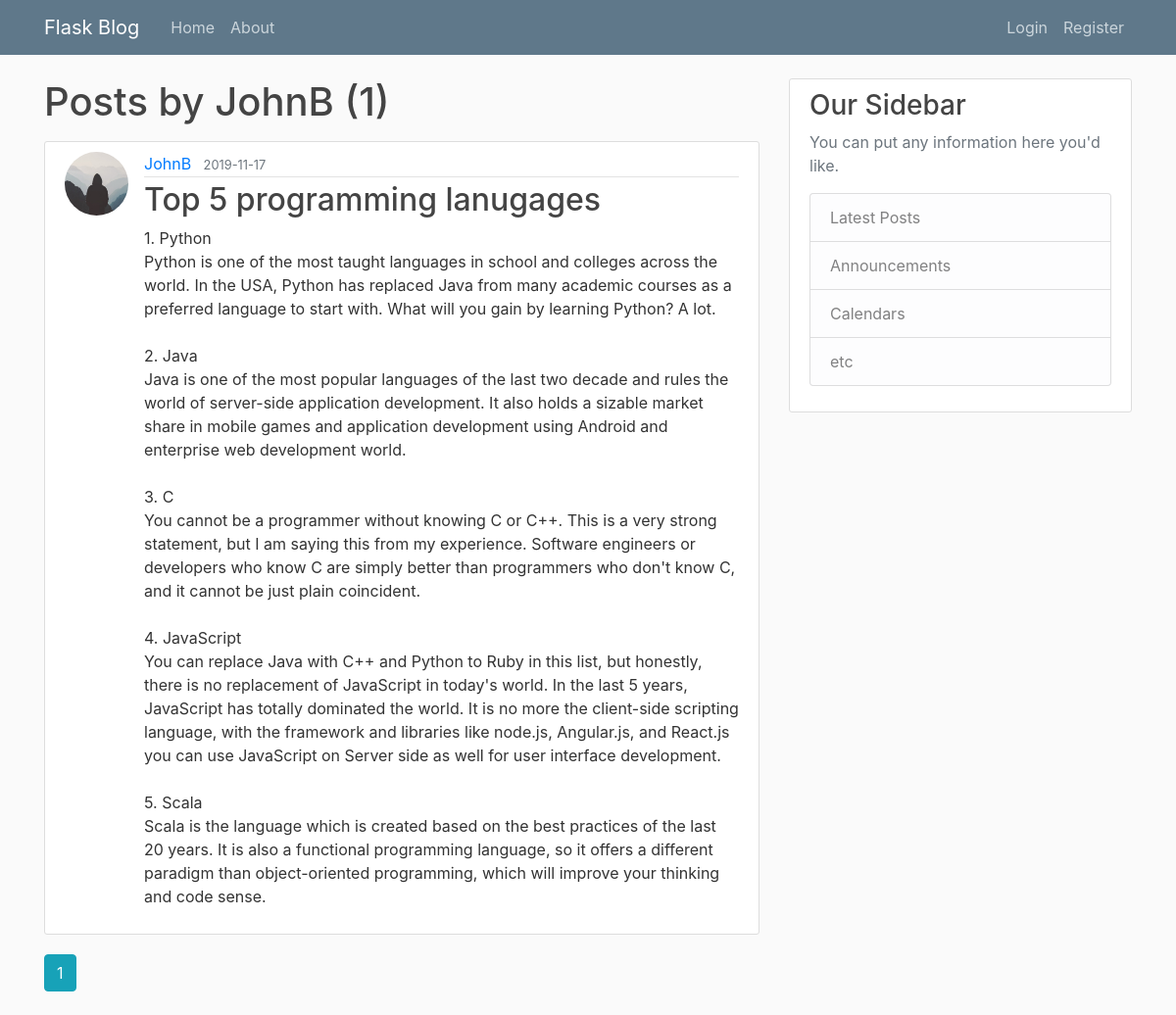
Page /user/JohnB on the committed database.
### flaskblog/models.py (models this page shows, shortened)
class User(db.Model, UserMixin):
    id = db.Column(db.Integer, primary_key=True)
    username = db.Column(db.String(20), unique=True, nullable=False)
    email = db.Column(db.String(120), unique=True, nullable=False)
    image_file = db.Column(db.String(20), nullable=False, default='default.jpg')
    password = db.Column(db.String(60), nullable=False)
    posts = db.relationship('Post', backref='author', lazy=True)

class Post(db.Model):
    id = db.Column(db.Integer, primary_key=True)
    title = db.Column(db.String(100), nullable=False)
    date_posted = db.Column(db.DateTime, nullable=False, default=datetime.utcnow)
    content = db.Column(db.Text, nullable=False)
    user_id= db.Column(db.Integer, db.ForeignKey('user.id'), nullable=False)

### flaskblog/routes.py (the view)
@app.route("/user/<string:username>")
def user_posts(username):
    page = request.args.get('page', 1, type=int)
    user = User.query.filter_by(username=username).first_or_404()
    posts = Post.query.filter_by(author=user)\
        .order_by(Post.date_posted.desc())\
        .paginate(page=page, per_page=5)
    return render_template("user_posts.html", posts=posts, user=user)

### flaskblog/templates/user_posts.html
{% extends "layout.html" %}
{% block content %}
<h1 class="mb-3">Posts by {{ user.username }} ({{ posts.total }}) </h1>
    {% for post in posts.items %}
        <article class="media content-section">
            <img class="rounded-circle article-img" src="{{ url_for('static', filename='profile_pics/' + post.author.image_file) }}">
            <div class="media-body">
                <div class="article-metadata">
                    <a class="mr-2" href="{{ url_for('user_posts', username=post.author.username) }}">{{ post.author.username }}</a>
                    <small class="text-muted">{{ post.date_posted.strftime('%Y-%m-%d') }}</small>
                </div>
                <h2><a class="article-title" href="{{ url_for('post', post_id=post.id) }}">{{ post.title }}</a></h2>
                <p class="article-content">{{ post.content }}</p>
            </div>
        </article>
    {% endfor %}
    {% for page_num in posts.iter_pages(left_edge=1, right_edge=1, left_current=1, right_current=2) %}
        {% if page_num %}
            {% if posts.page == page_num %}
                <a class="btn btn-info mb-4" href="{{ url_for('user_posts', username=user.username, page=page_num) }}"> {{ page_num }} </a>
            {% else %}
            <a class="btn btn-outline-info mb-4" href="{{ url_for('user_posts', username=user.username, page=page_num) }}"> {{ page_num }} </a>
            {% endif %}
        {% else %}
            ...
        {% endif %}
    {% endfor %}
{% endblock content %}

### flaskblog/static/main.css (style rules this page uses)
body { background: #fafafa; color: #333333; margin-top: 5rem; }
h1, h2, h3, h4, h5, h6 { color: #444444; }
.content-section { background: #ffffff; padding: 10px 20px; border: 1px solid #dddddd; border-radius: 3px; margin-bottom: 20px; }
.article-title { color: #444444; }
.article-content { white-space: pre-line; }
.article-img { height: 65px; width: 65px; margin-right: 16px; }
.article-metadata { padding-bottom: 1px; margin-bottom: 4px; border-bottom: 1px solid #e3e3e3 }

### rows in the picture
User: username "JohnB"
Post: image_file (placeholder picture), author.username "JohnB", date_posted "2019-11-17", title "Top 5 programming lanugages", content "1. Python Python is one of the most taught languages in school and colleges across the world. In the USA, Python has replaced Java from many academic courses as a preferred language to start with. What will you gain by learning Python? A lot. 2. Java Java is one of the most popular languages of the last two decade and rules the world of server-side application development. It also holds a sizable market share in mobile games and application development using Android and enterprise web development world. 3. C You cannot be a programmer without knowing C or C++. This is a very strong statement, but I am saying this from my experience. Software engineers or developers who know C are simply…"

### other values in the picture
{{ posts.total }} "1"
{{ page_num }} "1"
